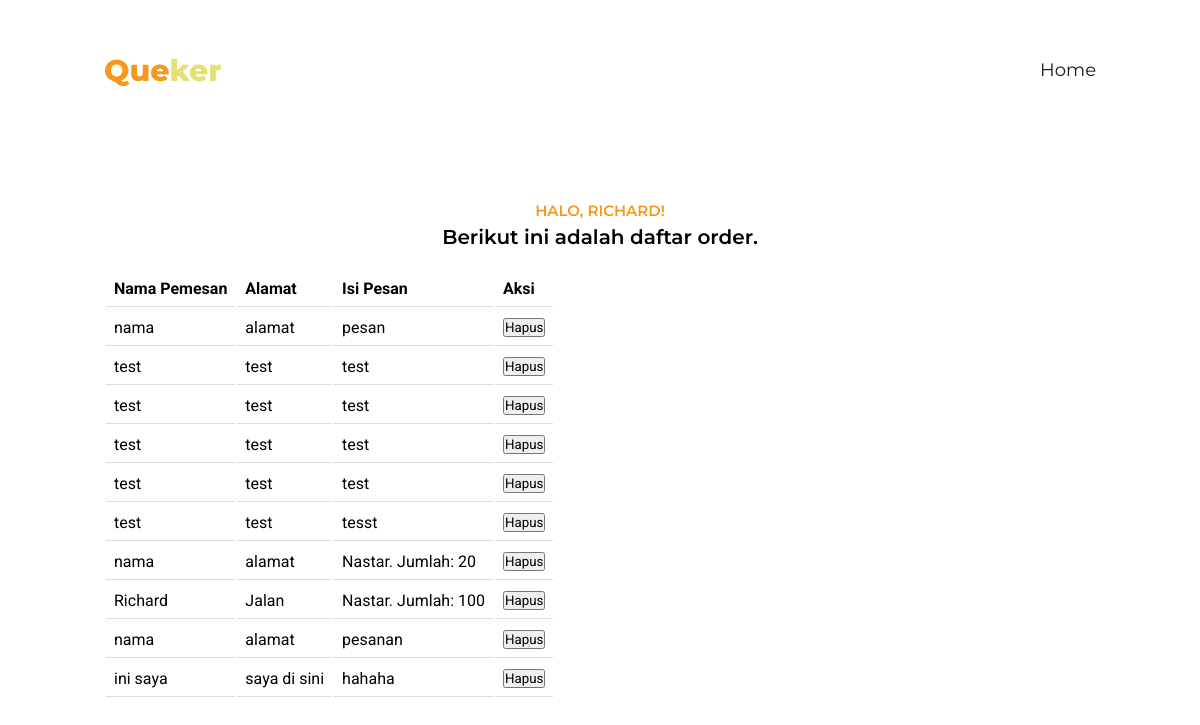
The app's page /daftarOrder.php (signed in) with its own data.
### tables this page shows
CREATE TABLE `orders` (
  `order_id` int NOT NULL,
  `name` varchar(255) NOT NULL,
  `address` varchar(255) NOT NULL,
  `message` varchar(255) NOT NULL,
  `insert_at` timestamp NULL DEFAULT CURRENT_TIMESTAMP,
  `updated_at` timestamp NULL DEFAULT CURRENT_TIMESTAMP ON UPDATE CURRENT_TIMESTAMP
);

### app/controller/daftarOrderPageController.php (called while the page is built, shortened)
<?php
include("./app/config/database.php");
function getAllOrders() {
    global $conn;
    if ($conn) {
        $sql = "SELECT * FROM orders";
        $result = mysqli_query($conn, $sql);
        if ($result && mysqli_num_rows($result) > 0) {
            $data = array();
            while ($row = mysqli_fetch_assoc($result)) {
                $data[] = $row;
            }
            return $data;
        } else {
            echo "there is no data";
            exit();
        }
    } else {
        echo "there is an error";
        exit();
    }
}

### daftarOrder.php (the view, shortened to what this page needs)
<?php
include "./app/controller/authController.php";
include "./app/controller/daftarOrderPageController.php";
$orders = getAllOrders();
?>
<!DOCTYPE html>
<html lang="en">
    <head>
        <link
            rel="stylesheet"
            href="https://cdnjs.cloudflare.com/ajax/libs/bootstrap-icons/1.10.5/font/bootstrap-icons.min.css"
        />
        <link href="https://cdn.jsdelivr.net/npm/sweetalert2@11.7.5/dist/sweetalert2.min.css" rel="stylesheet">
        <link rel="stylesheet" href="./css/daftarProduct.css" />
    </head>
    <body>
        <header>
            <div class="navbar">
                <div class="container">
                    <div class="navbar-logo">Que<span>ker</span></div>
                    <div class="navbar-wrapper">
                        <div class="navbar-menu">
                            <a href="./admin.php">Home</a>
                        </div>
                    </div>
                </div>
            </div>
        </header>
        <section class="order section-margin" id="order">
            <div class="container">
                <div class="row1">
                    <div class="title-section">
                        <p class="label">Halo, <?php echo $_SESSION['username'] ?>!</p>
                        <h3 class="heading">
                            Berikut ini adalah daftar order.
                        </h3>
                    </div>
                </div>
                <div class="row2">
                    <div class="table">
                        <table>
                            <thead>
                                <tr>
                                    <th>Nama Pemesan</th>
                                    <th>Alamat</th>
                                    <th>Isi Pesan</th>
                                    <th>Aksi</th>
                                </tr>
                            </thead>
                            <tbody>
                                <?php
                                    foreach ($orders as $item) {
                                        echo '<tr>';
                                        echo '<td>' . $item['name'] . '</td>';
                                        echo '<td>' . $item['address'] . '</td>';
                                        echo '<td>' . $item['message'] . '</td>';
                                        echo '<td><form action="" method="POST">';
                                        echo '<button type="submit" name="hapus">Hapus</button></td>';
                                        echo '</tr>';
                                    }
                                ?>
                            </tbody>
                        </table>
                    </div>
                </div>
            </div>
        </section>
    </body>
</html>

### css/daftarProduct.css (style rules this page uses)
:root { --primary-color: #f4991a; --button-color: #5c3c10; --heading-color: #e7de74; --main-font-color: #fff; --navbar-link-color: #1e1818; --heading-font: "Montserrat", sans-serif; --main-font: "Roboto", sans-serif; --bs-breakpoint-xs: 0; --bs-breakpoint-sm: 576px; --bs-breakpoint-md: 768px; --bs-breakpoint-lg: 992px; --bs-breakpoint-xl: 1200px; --bs-breakpoint-xxl: 1400px; }
* { font-family: var(--main-font); margin: 0; padding: 0; box-sizing: border-box; transition: all 0.3s ease-in-out; }
.container { max-width: var(--bs-breakpoint-lg); }
.section-margin { margin-top: 200px; }
.navbar { background-color: white; height: 140px; position: fixed; top: 0; left: 0; right: 0; display: flex; justify-content: center; align-items: center; z-index: 99; }
.navbar .container { margin: auto; width: 100%; display: flex; justify-content: space-between; align-items: center; }
.navbar .navbar-wrapper { display: flex; justify-content: space-between; width: 100%; }
.navbar .navbar-wrapper .navbar-menu { margin-left: auto; }
.navbar .navbar-logo { font-family: var(--heading-font); font-weight: 800; font-size: 30px; color: var(--primary-color); }
.navbar .navbar-logo span { font-family: var(--heading-font); font-weight: 800; font-size: 30px; color: var(--heading-color); }
.navbar .navbar-menu a { font-family: var(--heading-font); font-size: 18px; font-weight: 400; text-decoration: none; color: var(--navbar-link-color); margin-left: 20px; }
.order { padding: 0 20px; }
.order .container { margin: auto; }
.order .row1 .label { text-transform: uppercase; text-align: center; font-size: 15px; font-family: var(--heading-font); font-weight: 600; color: var(--primary-color); }
.order .row1 .heading { margin-top: 5px; text-align: center; font-family: var(--heading-font); font-weight: 600; font-size: 20px; color: var(--black-color); }
.order .container .row2 { margin-top: 20px; display: flex; justify-content: space-between; }
.table { width: 100%; border-collapse: collapse; position: relative; padding: 0; }
.table th, .table td { padding: 8px; text-align: left; border-bottom: 1px solid #ddd; }

### records on screen
orders: name "nama", address "alamat", message "pesan"
orders: name "test", address "test", message "test"
orders: name "test", address "test", message "test"
orders: name "test", address "test", message "test"
orders: name "test", address "test", message "test"
orders: name "test", address "test", message "tesst"
orders: name "nama", address "alamat", message "Nastar. Jumlah: 20"
orders: name "Richard", address "Jalan", message "Nastar. Jumlah: 100"
orders: name "nama", address "alamat", message "pesanan"
orders: name "ini saya", address "saya di sini", message "hahaha"

### other values on screen
$_SESSION['username'] "RICHARD"
